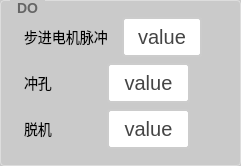
               <widget class="QGroupBox" name="gBox_DO">
                <property name="styleSheet">
                 <string notr="true">QGroupBox {
    border: 1px solid #DDD;
    border-radius: 4px;
    font: bold 14px;
    color: #666;
    background-color:rgb(202, 202, 202);
    padding: 5px; 
}

QGroupBox::title {
    subcontrol-origin: margin;
    subcontrol-position: top left;
    left: 10px;
    padding: 0 5px;
}</string>
                </property>
                <property name="title">
                 <string>DO</string>
                </property>
                <layout class="QHBoxLayout" name="horizontalLayout_33">
                 <item>
                  <layout class="QVBoxLayout" name="verticalLayout_8">
                   <item>
                    <layout class="QHBoxLayout" name="horizontalLayout_34" stretch="3,3,1">
                     <item>
                      <widget class="QLabel" name="label_22">
                       <property name="styleSheet">
                        <string notr="true">/* 基础标签样式 */
QLabel {
    color: rgb(0, 0, 0);          /* 主文字色 */
    font-size: 14px;         /* 标准字号 */
    background: transparent; /* 透明背景 */
    padding: 2px 4px;        /* 基础内边距 */
}

/* 标题样式 */
QLabel.title {
    font-size: 16px;
    font-weight: 600;
    color: #333333;
    border-bottom: 1px solid #DDDDDD; /* 下划线装饰 */
    padding-bottom: 4px;
}

/* 副标题/次要文本 */
QLabel.subtitle {
    color: #666666;
    font-size: 13px;
    font-style: italic;
}

/* 强调文本 */
QLabel.emphasis {
    color: #333333;
    font-weight: 500;
    background-color: #F5F5F5;
    border-radius: 3px;
    padding: 4px 8px;
}

/* 状态标签（成功/警告/错误） */
QLabel[state=&quot;success&quot;] {
    color: #228B22;          /* 森林绿 */
    border-left: 3px solid #228B22;
    padding-left: 8px;
}

QLabel[state=&quot;warning&quot;] {
    color: #FF8C00;          /* 暗橙 */
    border-left: 3px solid #FF8C00;
    padding-left: 8px;
}

QLabel[state=&quot;error&quot;] {
    color: #B22222;          /* 砖红 */
    border-left: 3px solid #B22222;
    padding-left: 8px;
}

/* 数据展示标签 */
QLabel.data {
    color: #2F4F4F;          /* 深石板灰 */
    font-family: monospace;
    border: 1px solid #E0E0E0;
    background-color: #FFFFFF;
    padding: 6px 12px;
    border-radius: 4px;
}

/* 禁用状态 */
QLabel:disabled {
    color: #AAAAAA;
    background-color: transparent;
}

/* 链接样式（伪链接效果） */
QLabel.link {
    color: #4682B4;          /* 钢蓝 */
    text-decoration: underline;
    border-bottom: 1px dotted #4682B4;
}

/* 图标标签 */
QLabel.icon {
    qproperty-alignment: AlignCenter;
    border: 1px solid #E0E0E0;
    border-radius: 4px;
    background-color: #FFFFFF;
    padding: 12px;
}</string>
                       </property>
                       <property name="text">
                        <string>步进电机脉冲</string>
                       </property>
                      </widget>
                     </item>
                     <item>
                      <widget class="QPushButton" name="btn_setbujindianjimaichong">
                       <property name="sizePolicy">
                        <sizepolicy hsizetype="Minimum" vsizetype="Minimum">
                         <horstretch>0</horstretch>
                         <verstretch>0</verstretch>
                        </sizepolicy>
                       </property>
                       <property name="styleSheet">
                        <string notr="true">QPushButton {
    padding: 6px 14px;
    border: 2px solid #CCC;
    border-radius: 4px;
    background-color: white;
    color: #444;
    font-size: 20px; 
}

QPushButton:hover {
    border-color: #999;
    background-color: #F5F5F5;
}

QPushButton:pressed {
    border-color: #777;
    background-color: #EEE;
}</string>
                       </property>
                       <property name="text">
                        <string>value</string>
                       </property>
                      </widget>
                     </item>
                     <item>
                      <widget class="QLabel" name="lb_bujindianjimaichong">
                       <property name="styleSheet">
                        <string notr="true">/* 基础标签样式 */
QLabel {
    color: rgb(255, 0, 0);          /* 主文字色 */
    font-size: 14px;         /* 标准字号 */
    background: transparent; /* 透明背景 */
    padding: 2px 4px;        /* 基础内边距 */
}

/* 标题样式 */
QLabel.title {
    font-size: 16px;
    font-weight: 600;
    color: #333333;
    border-bottom: 1px solid #DDDDDD; /* 下划线装饰 */
    padding-bottom: 4px;
}

/* 副标题/次要文本 */
QLabel.subtitle {
    color: #666666;
    font-size: 13px;
    font-style: italic;
}

/* 强调文本 */
QLabel.emphasis {
    color: #333333;
    font-weight: 500;
    background-color: #F5F5F5;
    border-radius: 3px;
    padding: 4px 8px;
}

/* 状态标签（成功/警告/错误） */
QLabel[state=&quot;success&quot;] {
    color: #228B22;          /* 森林绿 */
    border-left: 3px solid #228B22;
    padding-left: 8px;
}

QLabel[state=&quot;warning&quot;] {
    color: #FF8C00;          /* 暗橙 */
    border-left: 3px solid #FF8C00;
    padding-left: 8px;
}

QLabel[state=&quot;error&quot;] {
    color: #B22222;          /* 砖红 */
    border-left: 3px solid #B22222;
    padding-left: 8px;
}

/* 数据展示标签 */
QLabel.data {
    color: #2F4F4F;          /* 深石板灰 */
    font-family: monospace;
    border: 1px solid #E0E0E0;
    background-color: #FFFFFF;
    padding: 6px 12px;
    border-radius: 4px;
}

/* 禁用状态 */
QLabel:disabled {
    color: #AAAAAA;
    background-color: transparent;
}

/* 链接样式（伪链接效果） */
QLabel.link {
    color: #4682B4;          /* 钢蓝 */
    text-decoration: underline;
    border-bottom: 1px dotted #4682B4;
}

/* 图标标签 */
QLabel.icon {
    qproperty-alignment: AlignCenter;
    border: 1px solid #E0E0E0;
    border-radius: 4px;
    background-color: #FFFFFF;
    padding: 12px;
}</string>
                       </property>
                       <property name="text">
                        <string/>
                       </property>
                      </widget>
                     </item>
                    </layout>
                   </item>
                   <item>
                    <layout class="QHBoxLayout" name="horizontalLayout_56" stretch="3,3,1">
                     <item>
                      <widget class="QLabel" name="label_23">
                       <property name="styleSheet">
                        <string notr="true">/* 基础标签样式 */
QLabel {
    color: rgb(0, 0, 0);          /* 主文字色 */
    font-size: 14px;         /* 标准字号 */
    background: transparent; /* 透明背景 */
    padding: 2px 4px;        /* 基础内边距 */
}

/* 标题样式 */
QLabel.title {
    font-size: 16px;
    font-weight: 600;
    color: #333333;
    border-bottom: 1px solid #DDDDDD; /* 下划线装饰 */
    padding-bottom: 4px;
}

/* 副标题/次要文本 */
QLabel.subtitle {
    color: #666666;
    font-size: 13px;
    font-style: italic;
}

/* 强调文本 */
QLabel.emphasis {
    color: #333333;
    font-weight: 500;
    background-color: #F5F5F5;
    border-radius: 3px;
    padding: 4px 8px;
}

/* 状态标签（成功/警告/错误） */
QLabel[state=&quot;success&quot;] {
    color: #228B22;          /* 森林绿 */
    border-left: 3px solid #228B22;
    padding-left: 8px;
}

QLabel[state=&quot;warning&quot;] {
    color: #FF8C00;          /* 暗橙 */
    border-left: 3px solid #FF8C00;
    padding-left: 8px;
}

QLabel[state=&quot;error&quot;] {
    color: #B22222;          /* 砖红 */
    border-left: 3px solid #B22222;
    padding-left: 8px;
}

/* 数据展示标签 */
QLabel.data {
    color: #2F4F4F;          /* 深石板灰 */
    font-family: monospace;
    border: 1px solid #E0E0E0;
    background-color: #FFFFFF;
    padding: 6px 12px;
    border-radius: 4px;
}

/* 禁用状态 */
QLabel:disabled {
    color: #AAAAAA;
    background-color: transparent;
}

/* 链接样式（伪链接效果） */
QLabel.link {
    color: #4682B4;          /* 钢蓝 */
    text-decoration: underline;
    border-bottom: 1px dotted #4682B4;
}

/* 图标标签 */
QLabel.icon {
    qproperty-alignment: AlignCenter;
    border: 1px solid #E0E0E0;
    border-radius: 4px;
    background-color: #FFFFFF;
    padding: 12px;
}</string>
                       </property>
                       <property name="text">
                        <string>冲孔</string>
                       </property>
                      </widget>
                     </item>
                     <item>
                      <widget class="QPushButton" name="btn_setchongkong">
                       <property name="sizePolicy">
                        <sizepolicy hsizetype="Minimum" vsizetype="Minimum">
                         <horstretch>0</horstretch>
                         <verstretch>0</verstretch>
                        </sizepolicy>
                       </property>
                       <property name="styleSheet">
                        <string notr="true">QPushButton {
    padding: 6px 14px;
    border: 2px solid #CCC;
    border-radius: 4px;
    background-color: white;
    color: #444;
    font-size: 20px; 
}

QPushButton:hover {
    border-color: #999;
    background-color: #F5F5F5;
}

QPushButton:pressed {
    border-color: #777;
    background-color: #EEE;
}</string>
                       </property>
                       <property name="text">
                        <string>value</string>
                       </property>
                      </widget>
                     </item>
                     <item>
                      <widget class="QLabel" name="lb_chongkong">
                       <property name="styleSheet">
                        <string notr="true">/* 基础标签样式 */
QLabel {
    color: rgb(255, 0, 0);          /* 主文字色 */
    font-size: 14px;         /* 标准字号 */
    background: transparent; /* 透明背景 */
    padding: 2px 4px;        /* 基础内边距 */
}

/* 标题样式 */
QLabel.title {
    font-size: 16px;
    font-weight: 600;
    color: #333333;
    border-bottom: 1px solid #DDDDDD; /* 下划线装饰 */
    padding-bottom: 4px;
}

/* 副标题/次要文本 */
QLabel.subtitle {
    color: #666666;
    font-size: 13px;
    font-style: italic;
}

/* 强调文本 */
QLabel.emphasis {
    color: #333333;
    font-weight: 500;
    background-color: #F5F5F5;
    border-radius: 3px;
    padding: 4px 8px;
}

/* 状态标签（成功/警告/错误） */
QLabel[state=&quot;success&quot;] {
    color: #228B22;          /* 森林绿 */
    border-left: 3px solid #228B22;
    padding-left: 8px;
}

QLabel[state=&quot;warning&quot;] {
    color: #FF8C00;          /* 暗橙 */
    border-left: 3px solid #FF8C00;
    padding-left: 8px;
}

QLabel[state=&quot;error&quot;] {
    color: #B22222;          /* 砖红 */
    border-left: 3px solid #B22222;
    padding-left: 8px;
}

/* 数据展示标签 */
QLabel.data {
    color: #2F4F4F;          /* 深石板灰 */
    font-family: monospace;
    border: 1px solid #E0E0E0;
    background-color: #FFFFFF;
    padding: 6px 12px;
    border-radius: 4px;
}

/* 禁用状态 */
QLabel:disabled {
    color: #AAAAAA;
    background-color: transparent;
}

/* 链接样式（伪链接效果） */
QLabel.link {
    color: #4682B4;          /* 钢蓝 */
    text-decoration: underline;
    border-bottom: 1px dotted #4682B4;
}

/* 图标标签 */
QLabel.icon {
    qproperty-alignment: AlignCenter;
    border: 1px solid #E0E0E0;
    border-radius: 4px;
    background-color: #FFFFFF;
    padding: 12px;
}</string>
                       </property>
                       <property name="text">
                        <string/>
                       </property>
                      </widget>
                     </item>
                    </layout>
                   </item>
                   <item>
                    <layout class="QHBoxLayout" name="horizontalLayout_50" stretch="3,3,1">
                     <item>
                      <widget class="QLabel" name="label_25">
                       <property name="styleSheet">
                        <string notr="true">/* 基础标签样式 */
QLabel {
    color: rgb(0, 0, 0);          /* 主文字色 */
    font-size: 14px;         /* 标准字号 */
    background: transparent; /* 透明背景 */
    padding: 2px 4px;        /* 基础内边距 */
}

/* 标题样式 */
QLabel.title {
    font-size: 16px;
    font-weight: 600;
    color: #333333;
    border-bottom: 1px solid #DDDDDD; /* 下划线装饰 */
    padding-bottom: 4px;
}

/* 副标题/次要文本 */
QLabel.subtitle {
    color: #666666;
    font-size: 13px;
    font-style: italic;
}

/* 强调文本 */
QLabel.emphasis {
    color: #333333;
    font-weight: 500;
    background-color: #F5F5F5;
    border-radius: 3px;
    padding: 4px 8px;
}

/* 状态标签（成功/警告/错误） */
QLabel[state=&quot;success&quot;] {
    color: #228B22;          /* 森林绿 */
    border-left: 3px solid #228B22;
    padding-left: 8px;
}

QLabel[state=&quot;warning&quot;] {
    color: #FF8C00;          /* 暗橙 */
    border-left: 3px solid #FF8C00;
    padding-left: 8px;
}

QLabel[state=&quot;error&quot;] {
    color: #B22222;          /* 砖红 */
    border-left: 3px solid #B22222;
    padding-left: 8px;
}

/* 数据展示标签 */
QLabel.data {
    color: #2F4F4F;          /* 深石板灰 */
    font-family: monospace;
    border: 1px solid #E0E0E0;
    background-color: #FFFFFF;
    padding: 6px 12px;
    border-radius: 4px;
}

/* 禁用状态 */
QLabel:disabled {
    color: #AAAAAA;
    background-color: transparent;
}

/* 链接样式（伪链接效果） */
QLabel.link {
    color: #4682B4;          /* 钢蓝 */
    text-decoration: underline;
    border-bottom: 1px dotted #4682B4;
}

/* 图标标签 */
QLabel.icon {
    qproperty-alignment: AlignCenter;
    border: 1px solid #E0E0E0;
    border-radius: 4px;
    background-color: #FFFFFF;
    padding: 12px;
}</string>
                       </property>
                       <property name="text">
                        <string>脱机</string>
                       </property>
                      </widget>
                     </item>
                     <item>
                      <widget class="QPushButton" name="btn_settuoji">
                       <property name="sizePolicy">
                        <sizepolicy hsizetype="Minimum" vsizetype="Minimum">
                         <horstretch>0</horstretch>
                         <verstretch>0</verstretch>
                        </sizepolicy>
                       </property>
                       <property name="styleSheet">
                        <string notr="true">QPushButton {
    padding: 6px 14px;
    border: 2px solid #CCC;
    border-radius: 4px;
    background-color: white;
    color: #444;
    font-size: 20px; 
}

QPushButton:hover {
    border-color: #999;
    background-color: #F5F5F5;
}

QPushButton:pressed {
    border-color: #777;
    background-color: #EEE;
}</string>
                       </property>
                       <property name="text">
                        <string>value</string>
                       </property>
                      </widget>
                     </item>
                     <item>
                      <widget class="QLabel" name="lb_tuoji">
                       <property name="styleSheet">
                        <string notr="true">/* 基础标签样式 */
QLabel {
    color: rgb(255, 0, 0);          /* 主文字色 */
    font-size: 14px;         /* 标准字号 */
    background: transparent; /* 透明背景 */
    padding: 2px 4px;        /* 基础内边距 */
}

/* 标题样式 */
QLabel.title {
    font-size: 16px;
    font-weight: 600;
    color: #333333;
    border-bottom: 1px solid #DDDDDD; /* 下划线装饰 */
    padding-bottom: 4px;
}

/* 副标题/次要文本 */
QLabel.subtitle {
    color: #666666;
    font-size: 13px;
    font-style: italic;
}

/* 强调文本 */
QLabel.emphasis {
    color: #333333;
    font-weight: 500;
    background-color: #F5F5F5;
    border-radius: 3px;
    padding: 4px 8px;
}

/* 状态标签（成功/警告/错误） */
QLabel[state=&quot;success&quot;] {
    color: #228B22;          /* 森林绿 */
    border-left: 3px solid #228B22;
    padding-left: 8px;
}

QLabel[state=&quot;warning&quot;] {
    color: #FF8C00;          /* 暗橙 */
    border-left: 3px solid #FF8C00;
    padding-left: 8px;
}

QLabel[state=&quot;error&quot;] {
    color: #B22222;          /* 砖红 */
    border-left: 3px solid #B22222;
    padding-left: 8px;
}

/* 数据展示标签 */
QLabel.data {
    color: #2F4F4F;          /* 深石板灰 */
    font-family: monospace;
    border: 1px solid #E0E0E0;
    background-color: #FFFFFF;
    padding: 6px 12px;
    border-radius: 4px;
}

/* 禁用状态 */
QLabel:disabled {
    color: #AAAAAA;
    background-color: transparent;
}

/* 链接样式（伪链接效果） */
QLabel.link {
    color: #4682B4;          /* 钢蓝 */
    text-decoration: underline;
    border-bottom: 1px dotted #4682B4;
}

/* 图标标签 */
QLabel.icon {
    qproperty-alignment: AlignCenter;
    border: 1px solid #E0E0E0;
    border-radius: 4px;
    background-color: #FFFFFF;
    padding: 12px;
}</string>
                       </property>
                       <property name="text">
                        <string/>
                       </property>
                      </widget>
                     </item>
                    </layout>
                   </item>
                  </layout>
                 </item>
                </layout>
               </widget>
